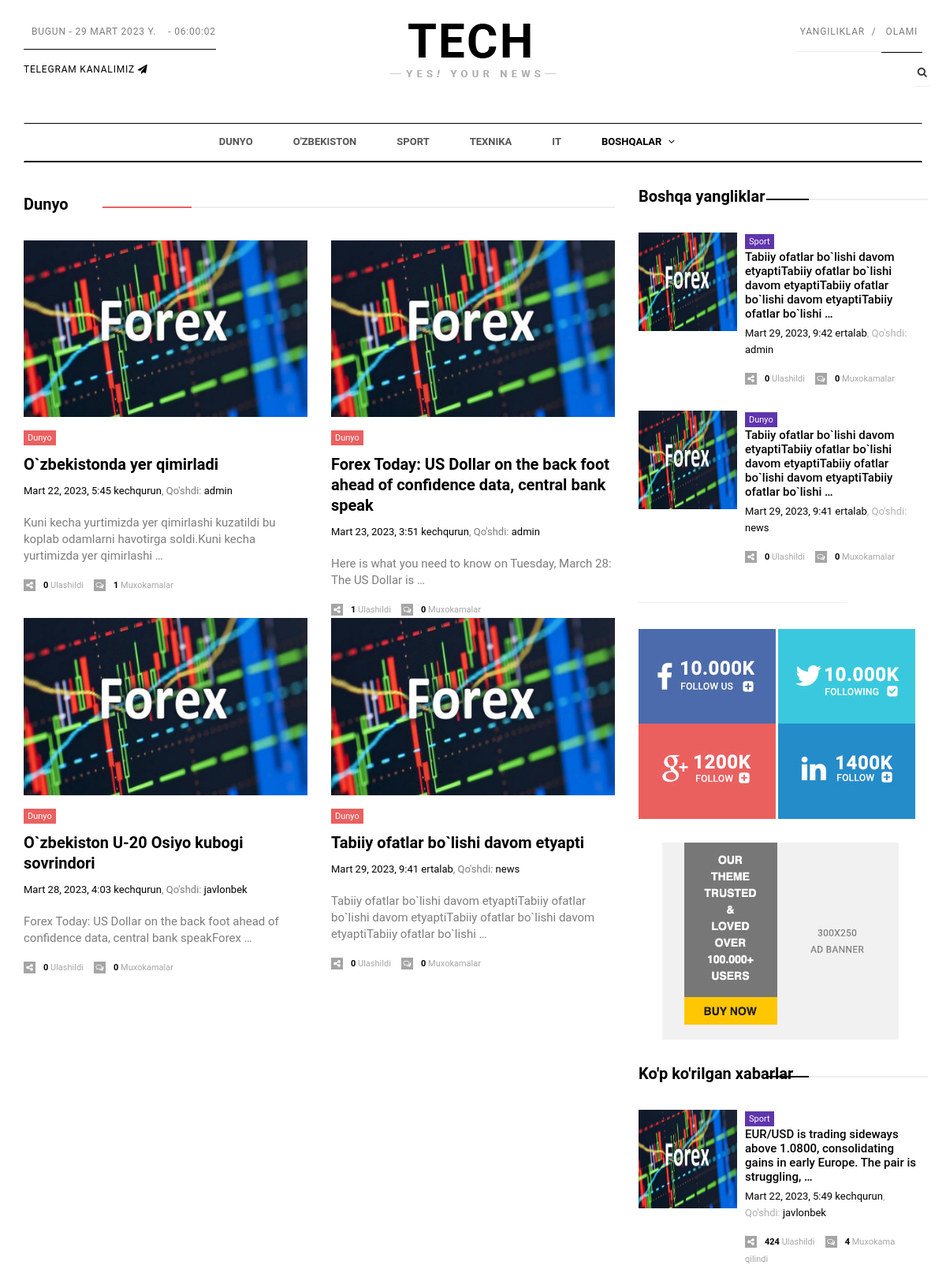
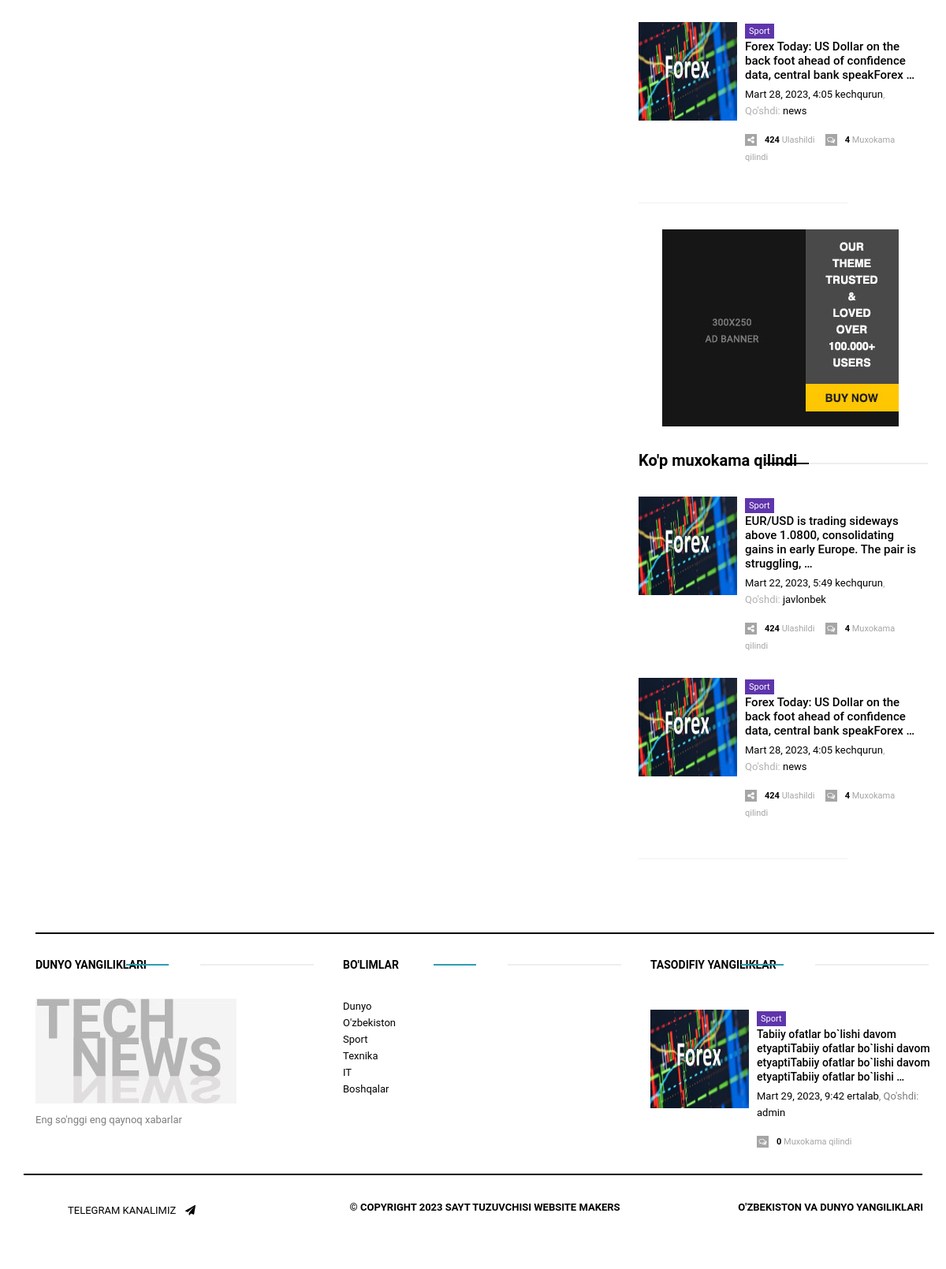
/category/dunyo, run on the app's committed database (2 pictures, top to bottom).
### mynews/models.py (models this page shows, shortened)
class Category(models.Model):
	title = models.CharField('Kategoriya nomi *',max_length=50)
	slug = models.SlugField('Kalit so`z *',max_length=25, blank=True)
	class Meta:
		verbose_name = 'Kategoriya'
		verbose_name_plural = 'Kategoriyalar'
	def __str__(self):
		return "{}".format(self.title)
	def get_absolute_url(self):
		return reverse ('mynews:category_view', kwargs={'category_slug':self.slug})

class News(models.Model):
	category = models.ForeignKey(Category, on_delete = models.CASCADE, verbose_name="Kategoriya *")
	subcategory = models.ForeignKey(SubCategory, on_delete = models.PROTECT, verbose_name="SubKategoriya ",blank=True, null=True)
	title = models.CharField('Yanglik nomi *',max_length=90)
	slug = models.SlugField('Kalit so`z *',max_length=25)
	description = models.TextField('Yanglik matni *',max_length=1550)
	views = models.PositiveIntegerField("Ko'rildi",default=0, blank=True)
	home = models.BooleanField("Bosh saxifaga",default=False)
	popular = models.BooleanField("Populyar",default=False)
	slider = models.BooleanField("Sliderga",default=False)
	shared = models.PositiveIntegerField("Ulashishlar soni",default=0, blank=True)
	comment = models.PositiveIntegerField("Muxokamalar soni",default=0, blank=True)
	info = models.CharField('Qisqa ma`lumot masalan yangi,new,ko`p ko`rildi kabi',max_length=5, blank=True)
	image_one = models.ImageField("Foto bosh saxifaga N:1 850x630px",upload_to=image_folder, blank=True)
	image_two = models.ImageField("Foto bosh saxifaga N:2 670x390", upload_to=image_folder,blank=True)
	image_there = models.ImageField("Foto boshqalar N:3 700x600*", upload_to=image_folder,blank=True)
	added = models.ForeignKey(settings.AUTH_USER_MODEL, on_delete=models.CASCADE,null=True , verbose_name="Qo'shdi")
	avialable = models.BooleanField("Status",default=True)
	reg_data = models.DateTimeField("Qo'shilgan sana",auto_now_add=True)
	updated = models.DateField("Yangilandi",auto_now=True)
	class Meta:
		verbose_name = 'Yangilik'
		verbose_name_plural = 'Yangiliklar'
	def __str__(self):
		return "{}".format(self.title)
	def get_absolute_url(self):
		return reverse ('mynews:news_view', kwargs={'news_slug':self.slug})

### mynews/views.py (the view)
# urls.py: path('category/<str:category_slug>',views.CategoryView.as_view(), name="category_view" ),
class CategoryView(View):
	def get(self, request, category_slug):
		print(request)
		try:
			category = get_object_or_404(Category, slug__iexact=category_slug)
		except:
			c = get_object_or_404(SubCategory, slug__iexact=category_slug)
			category = c.category
			print('C cat {}'.format(c))
			print('Category {}'.format(category))
		news = News.objects.filter(category=category)
		context = {'news':news,'category':category}
		return render(request, 'category.html', context)

### templates/category.html (shortened to what this page needs)
{% extends 'wrapper.html'%}
{% load static %}
{% block content %}
<section id="category_section" class="category_section">
<div class="container">
<div class="row">
<div class="col-md-8">
<div class="category_section tablet">
    <div class="article_title header_pink">
        <h2><a href="{{ category.get_absolute_url}}" target="_self">{{ category }}</a></h2>
    </div>
    <div class="category_article_wrapper">
        <div class="row">
            {% if news %}
            {% for n in  news %}
            <div class="col-md-6">
                <div class="category_article_body">
                    <div class="top_article_img">
                        <a href="{{ n.get_absolute_url}}" target="_self"><img class="img-responsive" src="{{ n.image_one.url }}"
                                                                   alt="feature-top">
                        </a>
                    </div>
                    <span class="tag pink"><a href="{{ n.category.get_absolute_url }}" target="_self">{{ n.category }}</a></span>
                    <div class="category_article_title">
                        <h2><a href="{{ n.get_absolute_url }}" target="_self">{{ n }} </a></h2>
                    </div>
                    <div class="article_date"><a href="{{ n.get_absolute_url}}">{{ n.reg_data}}</a>, Qo'shdi: <a href="#">{{ n.added }}</a></div>
                    <div class="category_article_content">
                       {{ n.description|truncatewords:15}}
                    </div>
                    <div class="media_social">
                        <span><a href="#"><i class="fa fa-share-alt"></i>{{ n.shared}} </a> Ulashildi</span>
                        <span><i class="fa fa-comments-o"></i><a href="#">{{ n.comment }}</a> Muxokamalar</span>
                    </div>
                </div>
            </div>
            {% endfor %}
            {% endif %}
        </div>
        <br>
</div>
</div>
</div>
<div class="col-md-4">
<div class="widget">
    <div class="widget_title widget_black">
        <h2><a href="#">Boshqa yangliklar</a></h2>
    </div>
    {% if popular %}
    {% for n in popular %}
   <div class="media">
                    <div class="media-left">
            <a href="{{ n.get_absolute_url}}"><img class="media-object" src="{{ n.image_one.url}}"
                                       width="125" height="125" alt="Generic placeholder image"></a>
                    </div>
                    <div class="media-body">
                        <a href="{{ n.category.get_absolute_url}}"><span class="tag purple">{{ n.category }}</span></a>
                        <h3 class="media-heading"><a href="{{ n.get_absolute_url}}" target="_self">{{ n.description|truncatewords:15}}</a></h3>
                        <span class="media-date"><a href="{{ n.get_absolute_url}}">{{ n.reg_data}}</a>, Qo'shdi: <a href="#">{{ n.added }}</a></span>
                        <div class="media_social">
                            <span><a href="#"><i class="fa fa-share-alt"></i>{{ n.shared }}</a> Ulashildi</span>
                            <span><a href="#"><i class="fa fa-comments-o"></i>{{ n.comment}}</a> Muxokamalar</span>
                        </div>
                    </div>
                </div>
                {% endfor %}
            {% endif %}
</div>
<div class="widget hidden-xs m30">
    <img class="img-responsive adv_img" src="assets/img/right_add1.jpg" alt="add_one">
    <img class="img-responsive adv_img" src="assets/img/right_add2.jpg" alt="add_one">
    <img class="img-responsive adv_img" src="assets/img/right_add3.jpg" alt="add_one">
    <img class="img-responsive adv_img" src="assets/img/right_add4.jpg" alt="add_one">
</div>
<div class="widget hidden-xs m30">
    <img class="img-responsive widget_img" src="assets/img/right_add5.jpg" alt="add_one">
</div>
<div class="widget reviews m30">
    <div class="widget_title widget_black">
        <h2><a href="#">Ko'p ko'rilgan xabarlar</a></h2>
    </div>
    {% if reviews %}
    {% for n in reviews %}
   <div class="media">
                    <div class="media-left">
            <a href="{{ n.get_absolute_url }}"><img class="media-object" src="{{ n.image_one.url}}"
                                       width="125" height="125" alt="Generic placeholder image"></a>
                    </div>
                    <div class="media-body">
                        <span class="tag purple">{{ n.category }}</span>
                        <h3 class="media-heading"><a href="{{ n.get_absolute_url }}" target="_self">{{ n.description|truncatewords:15}}</a></h3>
                        <span class="media-date"><a href="{{ n.get_absolute_url }}">{{ n.reg_data}}</a>, Qo'shdi: <a href="#">{{ n.added }}</a></span>
                        <div class="media_social">
                            <span><a href="#"><i class="fa fa-share-alt"></i>424</a> Ulashildi</span>
                            <span><a href="#"><i class="fa fa-comments-o"></i>4</a> Muxokama qilindi</span>
                        </div>
                    </div>
                </div>
                {% endfor %}
            {% endif %}
</div>
<div class="widget hidden-xs m30">
    <img class="img-responsive widget_img" src="assets/img/right_add6.jpg" alt="add_one">
</div>
<div class="widget m30">
    <div class="widget_title widget_black">
        <h2><a href="#">Ko'p muxokama qilindi</a></h2>
    </div>
    {% if reviews %}
    {% for n in reviews %}
   <div class="media">
        <div class="media-left">
            <a href="{{ n.get_absolute_url }}">
            <img class="media-object" src="{{ n.image_one.url}}"
                                       width="125" height="125" alt="Generic placeholder image">
                                   </a>
                    </div>
                    <div class="media-body">
                        <span class="tag purple">{{ n.category }}</span>
                        <h3 class="media-heading"><a href="{{ n.get_absolute_url }}" target="_self">{{ n.description|truncatewords:15}}</a></h3>
                        <span class="media-date"><a href="{{ n.get_absolute_url }}">{{ n.reg_data}}</a>, Qo'shdi: <a href="#">{{ n.added }}</a></span>
                        <div class="media_social">
                            <span><a href="#"><i class="fa fa-share-alt"></i>424</a> Ulashildi</span>
                            <span><a href="#"><i class="fa fa-comments-o"></i>4</a> Muxokama qilindi</span>
                        </div>
                    </div>
                </div>
                {% endfor %}
            {% endif %}
</div>
</div>
</div>
</div>
</section>
{% endblock %}

### templates/wrapper.html (shortened to what this page needs)
<!DOCTYPE html>
{% load static %}
<html>
<head>
<link href="{% static 'assets/css/bootstrap.min.css' %}" rel="stylesheet">
<link href="{% static 'assets/fonts/font-awesome/font-awesome.min.css' %}" rel="stylesheet">
<link href="{% static 'assets/css/mobile-menu.css' %}" rel="stylesheet">
<link href="{% static 'assets/css/owl.carousel.css' %}" rel="stylesheet">
<link href="{% static 'assets/css/glip.css' %}" rel="stylesheet">
<link href="{% static 'assets/css/owl.theme.default.min.css' %}" rel="stylesheet">
<link href="{% static 'assets/css/style.css' %}" rel="stylesheet">
</head>
<body id="page-top" data-spy="scroll" data-target=".navbar">
<div id="main-wrapper">
<div class="uc-mobile-menu-pusher">
<div class="content-wrapper">
<section id="header_section_wrapper" class="header_section_wrapper">
<div class="container">
<div class="header-section">
<div class="row">
<div class="col-md-4">
<div class="left_section">
       <span class="date">
  <span class="breadcrumb-item "style="padding-left: 10px;"><span id="doc_time">
</span>
</span>
<div class="social">
 <a href="http://t.me/bestinvest_uz" class="icons-sm fb-ic" href="#">Telegram kanalimiz <i class="fa fa-send"></i></a>
</div>
</div>
</div>
<div class="col-md-4">
<div class="logo">
<a href="{% url 'mynews:index' %}"><img src="{% static 'assets/img/logo.png' %}" alt="Tech NewsLogo"></a>
</div>
</div>
<div class="col-md-4">
<div class="right_section">
<ul class="nav navbar-nav">
<li><a href="#">Yangiliklar</a></li>
<li><a href="#">Olami</a></li>
</ul>
<ul class="nav-cta hidden-xs">
<li class="dropdown"><a href="#" data-toggle="dropdown" class="dropdown-toggle"><i
class="fa fa-search"></i></a>
</li>
</ul>
</div>
</div>
</div>
</div>
<div class="navigation-section">
<nav class="navbar m-menu navbar-default">
<div class="container">
<div class="collapse navbar-collapse" id="#navbar-collapse-1">
<ul class="nav navbar-nav main-nav">
    {% for c in categories %}
{% if c.subcategory_set.all %}
<li class="dropdown m-menu-fw"><a href="{{ c.get_absolute_url }}" data-toggle="dropdown" class="dropdown-toggle">{{ c }}
<span><i class="fa fa-angle-down"></i></span></a>
</li>
{% else %}
<li class="active"><a href="{{ c.get_absolute_url }}">{{ c }}</a></li>
{% endif %}
{% endfor %}
</ul>
</div>
</div>
</nav>
</div>
</div>
</section>
{% block content %}
{% endblock %}
<section id="footer_section" class="footer_section">
    <div class="container">
        <hr class="footer-top">
        <div class="row">
            <div class="col-md-4">
                <div class="footer_widget_title"><h3><a href="{% url 'mynews:index' %}" target="_self">DUNYO YANGILIKLARI</a></h3></div>
                <div class="logo footer-logo">
                    <a title="fontanero" href="{% url 'mynews:index' %}">
                        <img src="{% static 'assets/img/tech_about.jpg' %}" alt="technews">
                    </a>
                    <p>Eng so'nggi eng qaynoq xabarlar</p>
                </div>
            </div>
            <div class="col-md-4">
                <div class="footer_widget_title">
                    <h3><a href="{% url 'mynews:index' %}" target="_self">Bo'limlar</a></h3>
                </div>
                <div class="row">
                    <div class="col-xs-12">
                        <ul class="list-unstyled left">
                            {% for c in categories %}
                            <li><a href="{{ c.get_absolute_url}}">{{ c }}</a></li>
                            {% endfor %}
                        </ul>
                    </div>
                </div>
            </div>
            <div class="col-md-4">
                <div class="footer_widget_title">
                    <h3><a href="#" target="_self">Tasodifiy yangiliklar</a></h3>
                </div>
               {% if footer %}
    {% for n in footer %}
   <div class="media">
                    <div class="media-left">
            <a href="{{ n.get_absolute_url}}"><img class="media-object" src="{{ n.image_one.url}}"
                                       width="125" height="125" alt="Generic placeholder image"></a>
                    </div>
                    <div class="media-body">
                        <span class="tag purple">{{ n.category }}</span>
                        <h3 class="media-heading"><a href="{{ n.get_absolute_url}}" target="_self">{{ n.description|truncatewords:15}}</a></h3>
                        <span class="media-date"><a href="{{ n.get_absolute_url}}">{{ n.reg_data}}</a>, Qo'shdi: <a href="#">{{ n.added }}</a></span>
                        <div class="media_social">
                             <span><i class="fa fa-comments-o"></i><a href="#">{{ n.comment }}</a> Muxokama qilindi</span>
                        </div>
                    </div>
                </div>
                {% endfor %}
            {% endif %}
            </div>
        </div>
    </div>
    <div class="footer_bottom_Section">
        <div class="container">
            <div class="row">
                <div class="footer">
                    <div class="col-sm-3">
                        <div class="social">
                            <a href="http://t.me/bestinvest_uz" class="icons-sm fb-ic">Telegram kanalimiz <i class="fa fa-send"></i></a>
                        </div>
                    </div>
                    <div class="col-sm-6">
                        <p>&copy; Copyright 2023 Sayt  Tuzuvchisi   <a href="http://instagram.com/j.torajonov">Website makers</a> </p>
                    </div>
                    <div class="col-sm-3">
                        <p>O'zbekiston va Dunyo yangiliklari</p>
                    </div>
                </div>
            </div>
        </div>
    </div>
</section>
</div>
</div>
<div class="uc-mobile-menu uc-mobile-menu-effect">
    <div>
        <div>
<div class="head-search">
    <form role="form">
        <div class="input-group" style="padding-top:10px; width:92%; margin:0px auto;">
                   placeholder="Kalit so'zni kiriting"> <span class="input-group-btn">
        <button type="submit" style="height:35px;" class="btn btn-primary">Qidiruv</button></span>
    </div>
    </form>
</div>
            <ul id="menu">
                {% for c in categories %}
                {% if c.subcategory_set.all %}
                           <li class="dropdown m-menu-fw"><a href="#" data-toggle="dropdown" class="dropdown-toggle">{{ c }}
                    <span></span></a>
                </li>
                {% else %}
                <li class="active"><a href="{{ c.get_absolute_url }}">{{ c }}</a></li>
              {% endif %}
              {% endfor %}
            </ul>
        </div>
    </div>
</div>
</div>
</body>
</html>

### data on the page
Category: title "DUNYO", title "Dunyo"
Category: title "O'ZBEKISTON", title "O'zbekiston"
Category: title "SPORT", title "Sport"
Category: title "TEXNIKA", title "Texnika"
Category: title "IT"
Category: title "BOSHQALAR", title "Boshqalar"
News: image_one (picture), category "Dunyo", title "O`zbekistonda yer qimirladi", reg_data "Mart 22, 2023, 5:45 kechqurun", added "admin", description "Kuni kecha yurtimizda yer qimirlashi kuzatildi bu koplab odamlarni havotirga soldi.Kuni kecha yurtimizda yer qimirlashi …", shared "0", comment "1"
News: image_one (picture), category "Dunyo", title "Forex Today: US Dollar on the back foot ahead of confidence data, central bank speak", reg_data "Mart 23, 2023, 3:51 kechqurun", added "admin", description "Here is what you need to know on Tuesday, March 28: The US Dollar is …", shared "1", comment "0"
News: image_one (picture), category "Dunyo", title "O`zbekiston U-20 Osiyo kubogi sovrindori", reg_data "Mart 28, 2023, 4:03 kechqurun", added "javlonbek", description "Forex Today: US Dollar on the back foot ahead of confidence data, central bank speakForex …", shared "0", comment "0"
News: image_one (picture), category "Dunyo", title "Tabiiy ofatlar bo`lishi davom etyapti", reg_data "Mart 29, 2023, 9:41 ertalab", added "news", description "Tabiiy ofatlar bo`lishi davom etyaptiTabiiy ofatlar bo`lishi davom etyaptiTabiiy ofatlar bo`lishi davom etyaptiTabiiy ofatlar bo`lishi …", shared "0", comment "0"
News: image_one (picture), category "Sport", description "Tabiiy ofatlar bo`lishi davom etyaptiTabiiy ofatlar bo`lishi davom etyaptiTabiiy ofatlar bo`lishi davom etyaptiTabiiy ofatlar bo`lishi …", reg_data "Mart 29, 2023, 9:42 ertalab", added "admin", shared "0", comment "0"
News: image_one (picture), category "Sport", description "EUR/USD is trading sideways above 1.0800, consolidating gains in early Europe. The pair is struggling, …", reg_data "Mart 22, 2023, 5:49 kechqurun", added "javlonbek"
News: image_one (picture), category "Sport", description "Forex Today: US Dollar on the back foot ahead of confidence data, central bank speakForex …", reg_data "Mart 28, 2023, 4:05 kechqurun", added "news"
